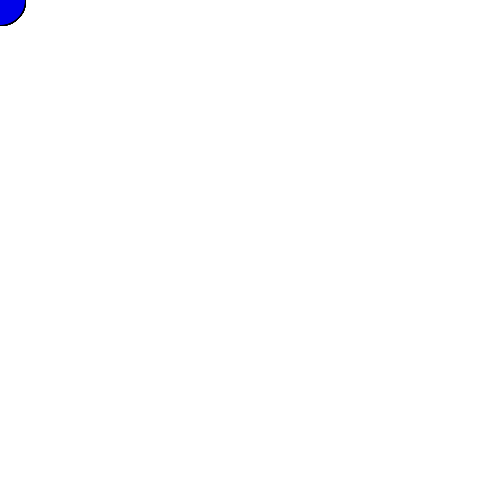
Frame 1 (no input)
Frame 60 (the mouse pressed at the canvas centre just before this capture): identical to frame 1, image omitted
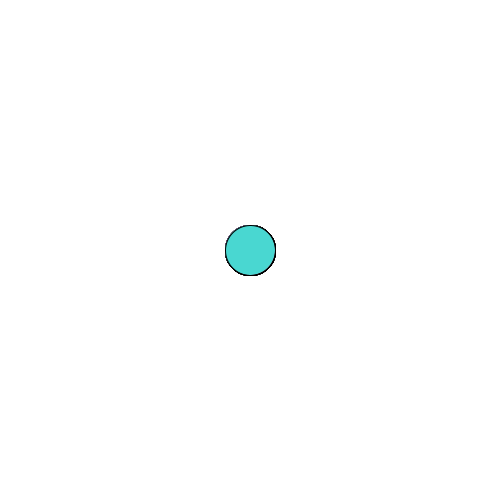
Frame 120 (the mouse held since frame 60 and released just before this capture)

The Processing sketch that drew these frames (run headless with seeded random() and noise(); from frame 60 on, the mouse is pressed at the canvas centre):

// Processing sketch: arrayShifting
// ── arrayShifting.pde
int numPos = 50; 
int [] xPos= new int[numPos]; 
int [] yPos= new int [numPos]; 
color c = color(0, 0, 0); 

void setup() {

  size(500,500); 
  smooth(); 

  for (int i= 0; i<numPos; i++) {
     xPos[i] = 0;
     yPos[i] = 0;
  }
}

void draw() {
  background(255); 
  
  //shifts the array values
  for (int i = 0; i< numPos-1; i++) {
    xPos[i]= xPos[i+1]; 
    yPos[i]= yPos[i+1]; 
  }
   //nav for cirlces to follow mouse
   xPos[numPos-1] = mouseX; 
   yPos[numPos-1] = mouseY; 
   
   for( int i= 0; i< numPos; i++) { 
     if(frameCount%120 == 0){
       //color c = color(50, 50, 50); // this is wrong
       c = color(random(0, 255), random(0,255), random(0,255)); 
     }
     fill(c+i*10); 
     ellipse(xPos[i], yPos[i], 50, 50); 
  }

}
